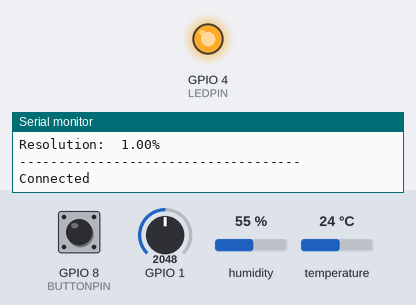
The sketch below on a simulated ESP32-S3. Parts: output pins drawn as LEDs (lit = HIGH), the last lines printed to the serial monitor. The inputs (shaded band) are chosen by the test bench; at power-on: GPIO 1 = 2048, GPIO 8 (BUTTONPIN) HIGH, humidity 55 %, temperature 24 °C. WiFi joins after 1.5 s; servers stay silent unless stated.

Above: at 16.5 s.
At 30.3 s:
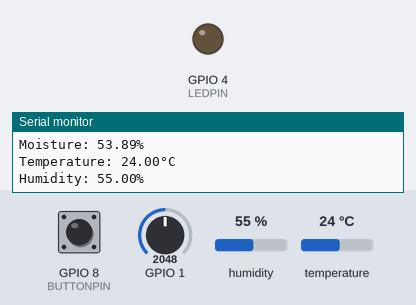
Timing chart, 0 to 42.0 s (numbered marks = the images above):
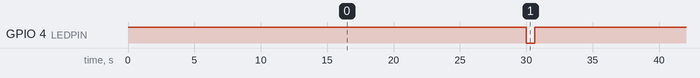

The sketch:

main.ino
```cpp
/* ESP32-based data logger
 * Author: Michael Jennings
 * To-do
 * - Add get temperature and humidity functions
 * - Connect to Wi-Fi
 * - Post to Thingspeak
 * - Add moisture sensor
 * - Add low power mode
 * - Low power wakeup timer
 *
 * Moisture levels
 * 0 to 340 (0-31%) dry soil
 * 341 to 700 (32-73%) humid soil
 * 701 to 1023 (74-100%) in water
*/

#include <Adafruit_Sensor.h>
#include <DHT.h>
#include <DHT_U.h>
#include <WiFi.h>

#define LEDPIN 4        //inbuilt LED pin
#define DHTPIN 7       //DHT sensor pin
#define BUTTONPIN 8    //Button input pin
#define MPIN A0         //moisture sensor analog pin (GPIO4)
#define DHTTYPE    DHT11     // Type of sensor is a DHT11

// Sensor wiring and usage:
//   https://learn.adafruit.com/dht/overview
DHT_Unified dht(DHTPIN, DHTTYPE); //declare DHT sensor object

/////// FUNCTION DECLARATIONS ///////
void initDHT(void);         //initialise the DHT11
float getMoisture(int pin); //get moisture value from capacitive sensor in percent
float getTemp(void);        //get temperature from the DHT11
float getHumid(void);       //get relative humidity from the DHT11
void connectWiFi(void);     //wait for wifi connection
void httpRequest(float field1Data, float field2Data, float field3Data); //send data to Thingspeak

/////// GLOBAL VARIABLES ///////
// Network information
char* ssid = "VM8029428";
const char* password = "b5knLvcwnnmq";
// ThingSpeak settings
char server[] = "api.thingspeak.com";
String writeAPIKey = "D3OJ6EMLX6PP244E";
// Timer variables
uint32_t delayMS;
uint32_t old_ms = 0;
uint32_t loopTime = 30000;
uint32_t lastConnectionTime;
//uint32_t loopTime = 1000;

void setup() {
  Serial.begin(115200);
  pinMode(BUTTONPIN, INPUT);
  pinMode(LEDPIN, OUTPUT);
  digitalWrite(LEDPIN, 1);
  initDHT();
  connectWiFi();
}

void loop() {
  // In each loop, make sure there is an Internet connection.
  if (WiFi.status() != WL_CONNECTED) {
    connectWiFi();
  }

  // Perform measurements every loopTime milliseconds unless button is pressed
  boolean buttonState = digitalRead(BUTTONPIN);
  if((millis() - old_ms) > loopTime){
    old_ms = millis(); //update the "last" timestamp
    digitalWrite(LEDPIN, 0);
    Serial.print(F("\nButton value: ")); Serial.println(buttonState);
    float moisture = getMoisture(MPIN); //get the moisture in percent
    float tem = getTemp();  //get the temperature from the DHT11
    float hum = getHumid(); //get the relative humidity from the DHT11
    httpRequest(moisture, tem, hum);
    digitalWrite(LEDPIN, 1);
    while(digitalRead(BUTTONPIN) == 0); //wait until button has been released (debounce)
  }
}

//get moisture value from capacitive sensor in percent
float getMoisture(int pin){
  int sensValue = analogRead(pin);
  float sensFloat = float(sensValue);
  float percent = (sensFloat/3800)*100;
  if(percent > 100.0){
    percent = 100.0;
  }
  Serial.print(F("Sensor Value: ")); Serial.println(sensValue);
  Serial.print(F("Moisture: ")); Serial.print(percent); Serial.println(F("%"));
  return percent;
}
```

tempHumid.ino
```cpp
void initDHT(void){
  // Initialize device.
  dht.begin();
  // Print temperature sensor details.
  sensor_t sensor;
  dht.temperature().getSensor(&sensor);
  Serial.println(F("------------------------------------"));
  Serial.println(F("Temperature Sensor"));
  Serial.print  (F("Sensor Type: ")); Serial.println(sensor.name);
  Serial.print  (F("Driver Ver:  ")); Serial.println(sensor.version);
  Serial.print  (F("Unique ID:   ")); Serial.println(sensor.sensor_id);
  Serial.print  (F("Max Value:   ")); Serial.print(sensor.max_value); Serial.println(F("°C"));
  Serial.print  (F("Min Value:   ")); Serial.print(sensor.min_value); Serial.println(F("°C"));
  Serial.print  (F("Resolution:  ")); Serial.print(sensor.resolution); Serial.println(F("°C"));
  Serial.println(F("------------------------------------"));
  // Print humidity sensor details.
  dht.humidity().getSensor(&sensor);
  Serial.println(F("Humidity Sensor"));
  Serial.print  (F("Sensor Type: ")); Serial.println(sensor.name);
  Serial.print  (F("Driver Ver:  ")); Serial.println(sensor.version);
  Serial.print  (F("Unique ID:   ")); Serial.println(sensor.sensor_id);
  Serial.print  (F("Max Value:   ")); Serial.print(sensor.max_value); Serial.println(F("%"));
  Serial.print  (F("Min Value:   ")); Serial.print(sensor.min_value); Serial.println(F("%"));
  Serial.print  (F("Resolution:  ")); Serial.print(sensor.resolution); Serial.println(F("%"));
  Serial.println(F("------------------------------------"));
  // Set delay between sensor readings based on sensor details.
  delayMS = sensor.min_delay / 1000;
}

float getTemp(void){
  // Get temperature event and print its value.
  sensors_event_t event;
  dht.temperature().getEvent(&event);
  if (isnan(event.temperature)) {
    Serial.println(F("Error reading temperature!"));
    return 255;
  }
  else {
    Serial.print(F("Temperature: "));
    Serial.print(event.temperature);
    Serial.println(F("°C"));
    return event.temperature;
  }
}

float getHumid(void){
  // Get humidity event and print its value.
  sensors_event_t event;
  dht.humidity().getEvent(&event);
  if (isnan(event.relative_humidity)) {
    Serial.println(F("Error reading humidity!"));
    return 255;
  }
  else {
    Serial.print(F("Humidity: "));
    Serial.print(event.relative_humidity);
    Serial.println(F("%"));
    return event.relative_humidity;
  }
}
```

wifi.ino
```cpp
void connectWiFi(){
  while (WiFi.status() != WL_CONNECTED){
    WiFi.begin(ssid, password);
    delay(3000);
  }
  // Display a notification that the connection is successful.
  Serial.println("Connected");
}

void httpRequest(float field1Data, float field2Data, float field3Data) {
  WiFiClient client;
  if (!client.connect(server, 80)){
    Serial.println("Connection failed");
    client.stop();
    return;
  }else{
    // Create data string to send to ThingSpeak.
    String data = "field1=" + String(field1Data) + "&field2=" + String(field2Data) + "&field3=" + String(field3Data); //shows how to include additional field data in http post
    // POST data to ThingSpeak.
    if (client.connect(server, 80)) {
      client.println("POST /update HTTP/1.1");
      client.println("Host: api.thingspeak.com");
      client.println("Connection: close");
      client.println("User-Agent: ESP32WiFi/1.1");
      client.println("X-THINGSPEAKAPIKEY: "+writeAPIKey);
      client.println("Content-Type: application/x-www-form-urlencoded");
      client.print("Content-Length: ");
      client.print(data.length());
      client.print("\n\n");
      client.print(data);
      delay(250);
    }
  }
  client.stop();
}
```

Measured:
- by itself, GPIO 4 (LEDPIN): alternates HIGH for 29.3 s and LOW for 0.65 s
